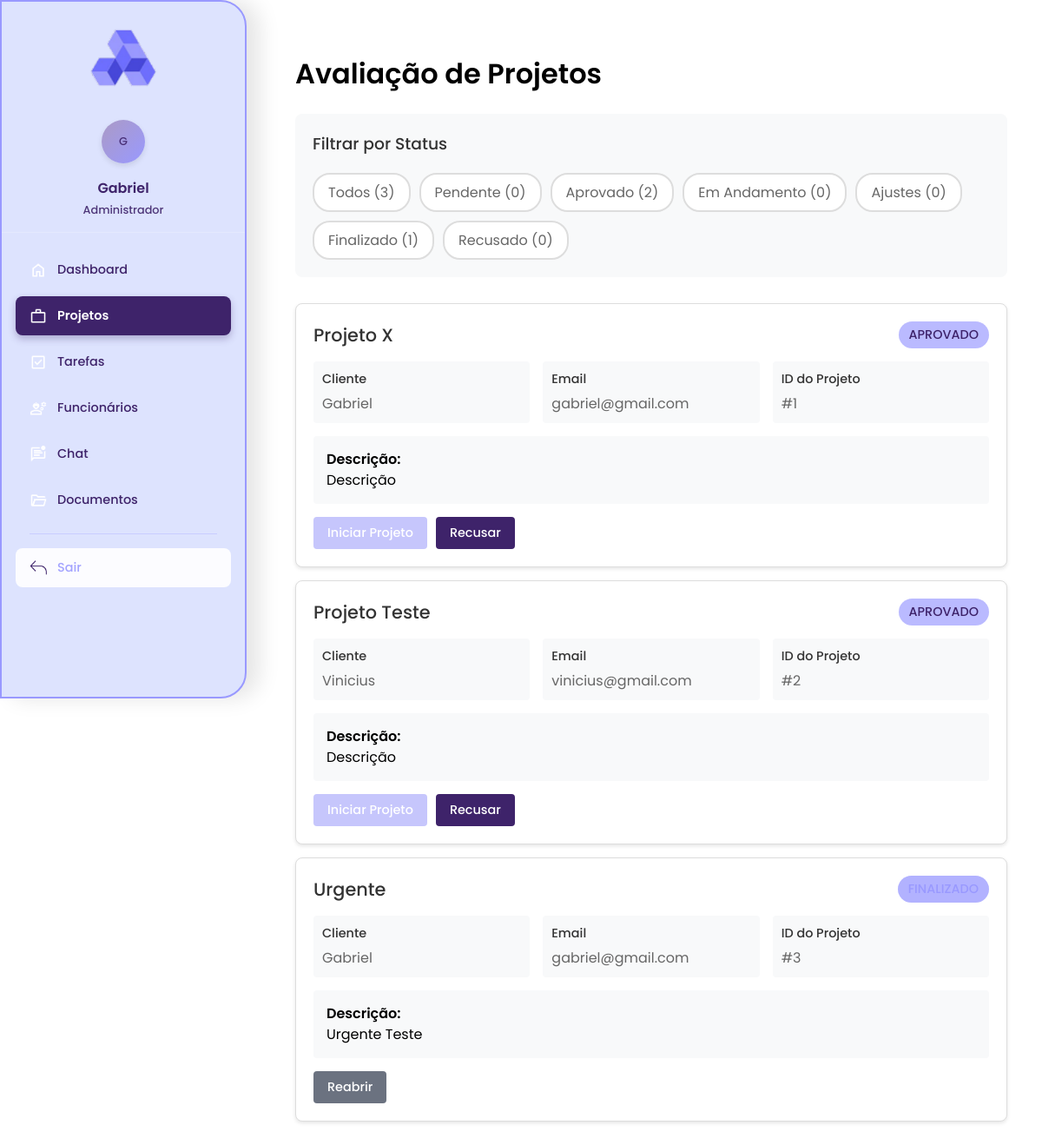
Page /gestor/projetos/avaliar_projetos.php (signed in) on the committed database.
### tables this page shows
CREATE TABLE `projetos` (
  `id` int(11) NOT NULL,
  `titulo` varchar(150) NOT NULL,
  `descricao` text DEFAULT NULL,
  `status` enum('em_andamento','finalizado','aprovado','ajustes') DEFAULT 'em_andamento',
  `cliente_id` int(11) DEFAULT NULL,
  `criado_em` datetime DEFAULT current_timestamp()
);

CREATE TABLE `usuarios` (
  `id` int(11) NOT NULL,
  `nome` varchar(100) NOT NULL,
  `email` varchar(100) NOT NULL,
  `senha` varchar(255) NOT NULL,
  `tipo` enum('cliente','funcionario','admin') NOT NULL,
  `criado_em` datetime DEFAULT current_timestamp()
);

### gestor/projetos/avaliar_projetos.php (the view, shortened to what this page needs)
<?php include '../sidebar.php'; ?>
<!DOCTYPE html>
<html lang="pt-BR">
<head>
    <link rel="stylesheet" href="../css/geral.css">
</head>
<body>
    <div class="main-content">
        <?php
        include '../../conexao.php';
        $status_filter = isset($_GET['status']) ? $_GET['status'] : 'todos';
        $status_conditions = [
            'todos' => '',
            'pendente' => "WHERE p.status = 'pendente'",
            'aprovado' => "WHERE p.status = 'aprovado'",
            'em_andamento' => "WHERE p.status = 'em_andamento'",
            'ajustes' => "WHERE p.status = 'ajustes'",
            'finalizado' => "WHERE p.status = 'finalizado'",
            'recusado' => "WHERE p.status = 'recusado'"
        ];
        $where_clause = isset($status_conditions[$status_filter]) ? $status_conditions[$status_filter] : '';
        $query = "SELECT p.id, p.titulo, p.descricao, p.status, u.nome AS cliente, u.email AS cliente_email
                  FROM projetos p
                  JOIN usuarios u ON p.cliente_id = u.id
                  $where_clause
                  ORDER BY
    CASE p.status
        WHEN 'pendente' THEN 1
        WHEN 'ajustes' THEN 2
        WHEN 'em_andamento' THEN 3
        WHEN 'aprovado' THEN 4
        WHEN 'finalizado' THEN 5
        WHEN 'recusado' THEN 6
    END
";
        $result = $conn->query($query);
        $status_counts = [];
        $count_query = "SELECT status, COUNT(*) as count FROM projetos GROUP BY status";
        $count_result = $conn->query($count_query);
        while ($row = $count_result->fetch_assoc()) {
            $status_counts[$row['status']] = $row['count'];
        }
        function getStatusBadge($status)
        {
            $status_labels = [
                'pendente' => 'Pendente',
                'aprovado' => 'Aprovado',
                'em_andamento' => 'Em Andamento',
                'ajustes' => 'Ajustes',
                'finalizado' => 'Finalizado',
                'recusado' => 'Recusado'
            ];
            $label = isset($status_labels[$status]) ? $status_labels[$status] : $status;
            return "<span class='status-badge status-$status'>$label</span>";
        }
        function getActionButtons($project)
        {
            $buttons = [];
            $id = $project['id'];
            $status = $project['status'];
            switch ($status) {
                case 'aprovado':
                    $buttons[] = "<a href='?action=iniciar&id=$id' class='btn btn-info'>Iniciar Projeto</a>";
                    $buttons[] = "<a href='?action=recusar&id=$id' class='btn btn-danger' onclick='return confirm(\"Tem certeza que deseja recusar este projeto?\")'> Recusar</a>";
                    break;
                case 'finalizado':
                    $buttons[] = "<a href='?action=reabrir&id=$id' class='btn btn-secondary' onclick='return confirm(\"Tem certeza que deseja reabrir este projeto?\")'> Reabrir</a>";
                    break;
            }
            return implode(' ', $buttons);
        }
        ?>
        <h1>Avaliação de Projetos</h1>
        <div class="filter-section">
            <h3>Filtrar por Status</h3>
            <div class="filter-buttons">
                <a href="?status=todos" class="filter-btn <?php echo $status_filter === 'todos' ? 'active' : ''; ?>">
                    Todos (<?php echo $result->num_rows; ?>)
                </a>
                <a href="?status=pendente"
                    class="filter-btn <?php echo $status_filter === 'pendente' ? 'active' : ''; ?>">
                    Pendente (<?php echo isset($status_counts['pendente']) ? $status_counts['pendente'] : 0; ?>)
                </a>
                <a href="?status=aprovado"
                    class="filter-btn <?php echo $status_filter === 'aprovado' ? 'active' : ''; ?>">
                    Aprovado (<?php echo isset($status_counts['aprovado']) ? $status_counts['aprovado'] : 0; ?>)
                </a>
                <a href="?status=em_andamento"
                    class="filter-btn <?php echo $status_filter === 'em_andamento' ? 'active' : ''; ?>">
                    Em Andamento
                    (<?php echo isset($status_counts['em_andamento']) ? $status_counts['em_andamento'] : 0; ?>)
                </a>
                <a href="?status=ajustes"
                    class="filter-btn <?php echo $status_filter === 'ajustes' ? 'active' : ''; ?>">
                    Ajustes (<?php echo isset($status_counts['ajustes']) ? $status_counts['ajustes'] : 0; ?>)
                </a>
                <a href="?status=finalizado"
                    class="filter-btn <?php echo $status_filter === 'finalizado' ? 'active' : ''; ?>">
                    Finalizado (<?php echo isset($status_counts['finalizado']) ? $status_counts['finalizado'] : 0; ?>)
                </a>
                <a href="?status=recusado"
                    class="filter-btn <?php echo $status_filter === 'recusado' ? 'active' : ''; ?>">
                    Recusado (<?php echo isset($status_counts['recusado']) ? $status_counts['recusado'] : 0; ?>)
                </a>
            </div>
        </div>
        <?php if ($result->num_rows === 0): ?>
            <div class="no-projects">
                <h3>Nenhum projeto encontrado</h3>
                <p>Não há projetos <?php echo $status_filter !== 'todos' ? "com status '$status_filter'" : ''; ?> no
                    momento.</p>
            </div>
        <?php else: ?>
            <?php while ($project = $result->fetch_assoc()): ?>
                <div class="project-card">
                    <div class="project-header">
                        <div class="project-title"><?php echo htmlspecialchars($project['titulo']); ?></div>
                        <?php echo getStatusBadge($project['status']); ?>
                    </div>
                    <div class="project-meta">
                        <div class="meta-item">
                            <div class="meta-label">Cliente</div>
                            <div class="meta-value"><?php echo htmlspecialchars($project['cliente']); ?></div>
                        </div>
                        <div class="meta-item">
                            <div class="meta-label">Email</div>
                            <div class="meta-value"><?php echo htmlspecialchars($project['cliente_email']); ?></div>
                        </div>
                        <div class="meta-item">
                            <div class="meta-label">ID do Projeto</div>
                            <div class="meta-value">#<?php echo $project['id']; ?></div>
                        </div>
                    </div>
                    <div class="project-description">
                        <strong>Descrição:</strong><br>
                        <?php echo nl2br(htmlspecialchars($project['descricao'])); ?>
                    </div>
                    <div class="project-actions">
                        <?php echo getActionButtons($project); ?>
                    </div>
                </div>
            <?php endwhile; ?>
        <?php endif; ?>
    </div>
</body>
</html>

### gestor/css/geral.css (style rules this page uses)
.main-content { margin-left: 300px; padding: 2rem; }
a { text-decoration: none; font-family: 'Poppins'; }
h1 { font-family: 'Poppins'; font-weight: 400px; }
h3 { font-family: 'Poppins'; font-weight: 200px; }

### gestor/projetos/avaliar_projetos.php (style rules this page uses)
body { font-family: 'Poppins', sans-serif; font-weight: 450; }
.main-content { font-family: 'Poppins', sans-serif; }
h1, h2, h3, h4, h5, h6 { font-family: 'Poppins', sans-serif; font-weight: 600; }
.project-card { border: 1px solid #ddd; border-radius: 8px; padding: 20px; margin: 15px 0; background: #fff; box-shadow: 0 2px 4px rgba(0, 0, 0, 0.1); font-family: 'Poppins', sans-serif; }
.project-header { display: flex; justify-content: space-between; align-items: center; margin-bottom: 15px; }
.project-title { font-size: 1.3em; font-weight: 500; color: #333; }
.status-badge { padding: 5px 12px; border-radius: 20px; font-size: 0.9em; font-weight: 500; text-transform: uppercase; }
.status-aprovado { background:rgba(153, 153, 255, 0.67); color: #3E236A; ; }
.status-finalizado { background:rgba(153, 153, 255, 0.75); color: #9999FF; }
.project-actions { display: flex; gap: 10px; margin-top: 15px; flex-wrap: wrap; }
.btn { padding: 8px 16px; border: none; border-radius: 4px; cursor: pointer; text-decoration: none; font-size: 0.9em; font-weight: 500; transition: all 0.3s; font-family: 'Poppins', sans-serif; }
.btn-danger { background: #3E236A; color: white; }
.btn-info { background:rgb(198, 198, 252); color: white; }
.btn-secondary { background: #6b7280; color: white; }
.filter-section { background: #f8f9fa; padding: 20px; border-radius: 8px; margin-bottom: 30px; }
.filter-section h3 { margin-top: 0; color: #333; font-weight: 500; }
.filter-buttons { display: flex; gap: 10px; flex-wrap: wrap; }
.filter-btn { padding: 8px 16px; border: 2px solid #ddd; background: white; border-radius: 20px; cursor: pointer; text-decoration: none; color: #666; font-weight: 450; transition: all 0.3s; font-family: 'Poppins', sans-serif; }
.project-description { background: #f8f9fa; padding: 15px; border-radius: 4px; margin: 10px 0; line-height: 1.5; font-weight: 450; }
.project-meta { display: grid; grid-template-columns: repeat(auto-fit, minmax(200px, 1fr)); gap: 15px; margin: 15px 0; }
.meta-item { background: #f8f9fa; padding: 10px; border-radius: 4px; }
.meta-label { font-weight: 500; color: #333; font-size: 0.9em; }
.meta-value { color: #666; margin-top: 5px; font-weight: 450; }

### rows in the picture
projetos: titulo "Projeto X", status "APROVADO", cliente.nome "Gabriel", cliente.email "gabriel@gmail.com", id "1", descricao "Descrição"
projetos: titulo "Projeto Teste", status "APROVADO", cliente.nome "Vinicius", cliente.email "vinicius@gmail.com", id "2", descricao "Descrição"
projetos: titulo "Urgente", status "FINALIZADO", cliente.nome "Gabriel", cliente.email "gabriel@gmail.com", id "3", descricao "Urgente Teste"

### other values in the picture
substr($_SESSION['usuario_nome'] ?? 'U', 0, 1) "G"
$_SESSION['usuario_nome'] "Gabriel"
getUserTypeName($userType) "Administrador"
$item['label'] "Dashboard"
$item['label'] "Projetos"
$item['label'] "Tarefas"
$item['label'] "Funcionários"
$item['label'] "Chat"
$item['label'] "Documentos"
$result->num_rows "3"
$status_counts['aprovado'] "2"
$status_counts['finalizado'] "1"
